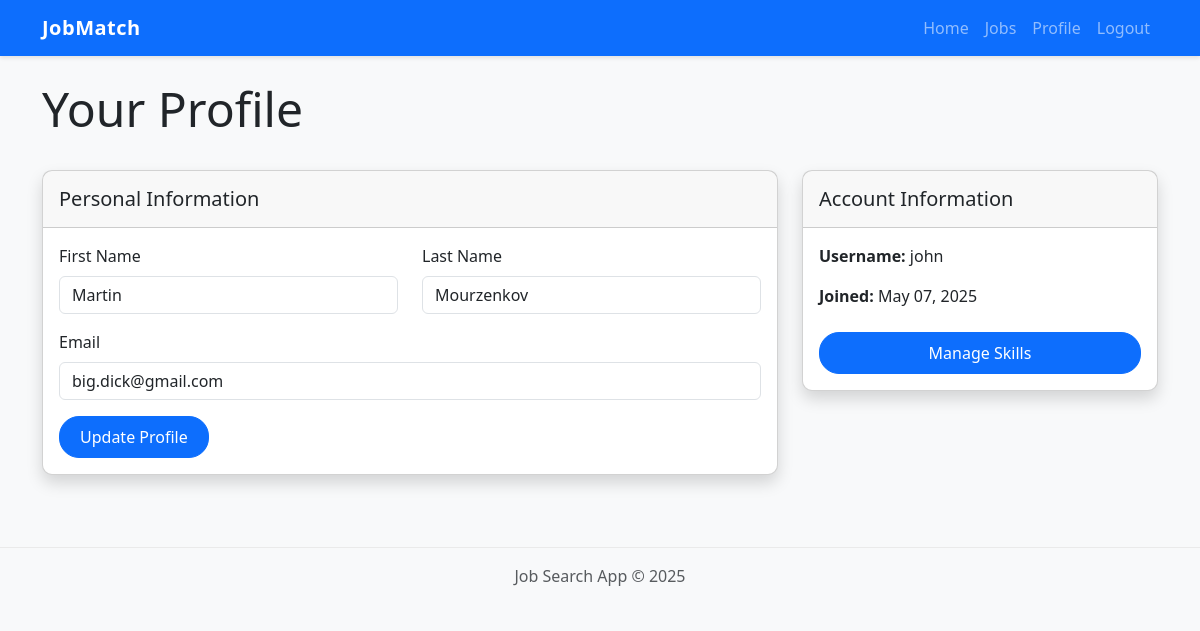
The app's page /profile (signed in) with its own data.
### app/models.py (models this page shows, shortened)
class User(UserMixin, db.Model):
    id = db.Column(db.Integer, primary_key=True)
    username = db.Column(db.String(64), index=True, unique=True)
    email = db.Column(db.String(120), index=True, unique=True)
    password_hash = db.Column(db.String(128))
    first_name = db.Column(db.String(64))
    last_name = db.Column(db.String(64))
    created_at = db.Column(db.DateTime, default=datetime.utcnow)
    skills = db.relationship('Skill', secondary=user_skills,
                            backref=db.backref('users', lazy='dynamic'))

### app/routes.py (the view)
@app.route('/profile', methods=['GET', 'POST'])
@login_required
def profile():
    form = UserProfileForm(current_user.email)
    if form.validate_on_submit():
        current_user.first_name = form.first_name.data
        current_user.last_name = form.last_name.data
        current_user.email = form.email.data
        db.session.commit()
        flash('Your profile has been updated!', 'success')
        return redirect(url_for('profile'))
    elif request.method == 'GET':
        form.first_name.data = current_user.first_name
        form.last_name.data = current_user.last_name
        form.email.data = current_user.email
    return render_template('profile.html', form=form, title='Profile', year=datetime.now().year)

### app/forms.py (shortened to what this page needs)
class UserProfileForm(FlaskForm):
    first_name = StringField('First Name')
    last_name = StringField('Last Name')
    email = StringField('Email', validators=[DataRequired(), Email()])
    submit = SubmitField('Update Profile')
    def __init__(self, original_email, *args, **kwargs):
        super(UserProfileForm, self).__init__(*args, **kwargs)
        self.original_email = original_email

### app/models.py (called while the page is built)
@login.user_loader
def load_user(id):
    return User.query.get(int(id))

### app/templates/profile.html (shortened to what this page needs)
{% extends "base.html" %}
{% block content %}
<div class="row">
    <div class="col-md-12 mb-4">
        <h1 class="display-5">Your Profile</h1>
    </div>
</div>
<div class="row">
    <div class="col-lg-8">
        <div class="card shadow mb-4">
            <div class="card-header py-3">
                <h5 class="m-0 font-weight-bold">Personal Information</h5>
            </div>
            <div class="card-body">
                <form action="" method="post">
                    <div class="row mb-3">
                        <div class="col-md-6">
                            <div class="form-group">
                                {{ form.first_name.label(class="form-label") }}
                                {{ form.first_name(class="form-control" + (" is-invalid" if form.first_name.errors else "")) }}
                            </div>
                        </div>
                        <div class="col-md-6">
                            <div class="form-group">
                                {{ form.last_name.label(class="form-label") }}
                                {{ form.last_name(class="form-control" + (" is-invalid" if form.last_name.errors else "")) }}
                            </div>
                        </div>
                    </div>
                    <div class="form-group mb-3">
                        {{ form.email.label(class="form-label") }}
                        {{ form.email(class="form-control" + (" is-invalid" if form.email.errors else "")) }}
                    </div>
                    <div class="form-group">
                        {{ form.submit(class="btn btn-primary") }}
                    </div>
                </form>
            </div>
        </div>
    </div>
    <div class="col-lg-4">
        <div class="card shadow mb-4">
            <div class="card-header py-3">
                <h5 class="m-0 font-weight-bold">Account Information</h5>
            </div>
            <div class="card-body">
                <p><strong>Username:</strong> {{ current_user.username }}</p>
                <p><strong>Joined:</strong> {{ current_user.created_at.strftime('%B %d, %Y') }}</p>
                <a href="{{ url_for('skills') }}" class="btn btn-primary btn-block w-100 mt-2">
                    Manage Skills
                </a>
            </div>
        </div>
    </div>
</div>
{% endblock %}

### app/static/css/style.css (style rules this page uses)
body { font-family: 'Segoe UI', Tahoma, Geneva, Verdana, sans-serif; background-color: #f8f9fa; }
.card { border-radius: 10px; transition: transform 0.3s ease; }
.btn-primary { border-radius: 20px; padding: 8px 20px; }

### records on screen
User: first_name "Martin", last_name "Mourzenkov", email "big.dick@gmail.com", username "john", created_at "May 07, 2025"
